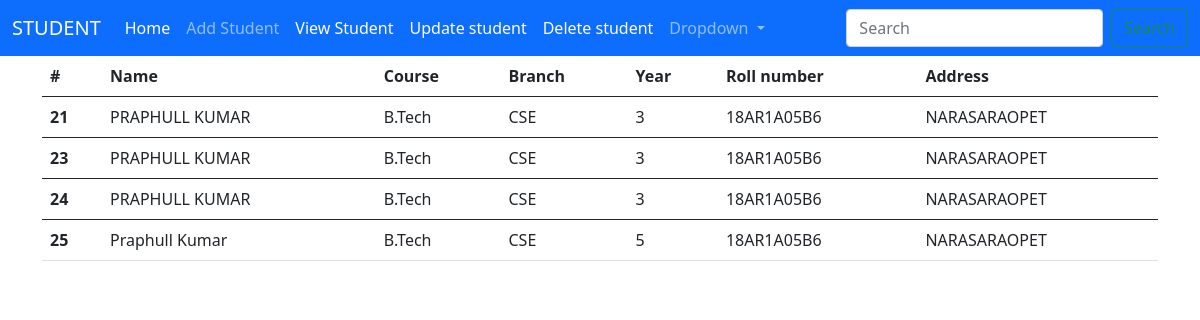
Page /student/view-student/ on the earlier database version.
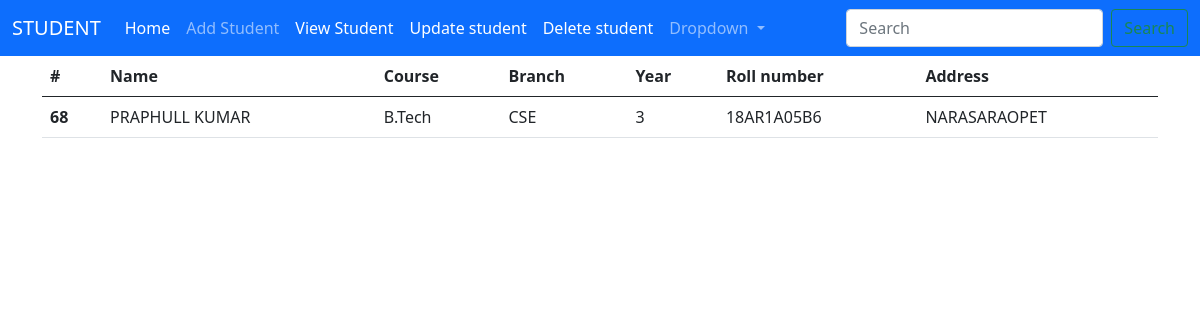
Same page on the later database version.
### StudentApp/models.py (models this page shows)
class StudentModel(models.Model):
    sName = models.CharField(max_length=20)
    sBranch = models.CharField(max_length=3)
    sCourse = models.CharField(max_length=10)
    sRollno = models.CharField(max_length=10)
    sYear = models.IntegerField(max_length=1)
    sAddress = models.CharField(max_length=15)
    DisplayFields=['id','sName','sBranch','sCourse','sRollno' ,'sYear','sAddress']
    SearchFields=['sName','sBranch','sRollno']
    FilterFields=['sBranch','sAddress']

### StudentApp/views.py (the view)
# urls.py: url('view-student/',viewStudent),
def viewStudent(request):
    student = StudentModel.objects.all()
    return render(request,'StudentApp/Display.html',{'student':student})

### Templates/StudentApp/Display.html (shortened to what this page needs)
{% extends 'StudentApp/Base.html' %}
{% load static %}
{% block body %}
{% if student %}
<div class="container" id='delStudent'>
    <table class="table">
        <thead>
            <tr>
                <th scope="col">#</th>
                <th scope="col">Name</th>
                <th scope="col">Course</th>
                <th scope="col">Branch</th>
                <th scope="col">Year</th>
                <th scope="col">Roll number</th>
                <th scope="col">Address</th>
            </tr>
            {% for s in student %}
        </thead>
        <tbody>
            <tr>
                <th scope="row">{{s.id}}</th>
                <td>{{s.sName}}</td>
                <td>{{s.sCourse}}</td>
                <td>{{s.sBranch}}</td>
                <td>{{s.sYear}}</td>
                <td>{{s.sRollno}}</td>
                <td>{{s.sAddress}}</td>
            </tr>
        </tbody>
        {% endfor %}
    </table>
</div>
{% else %}
<div class="alert alert-warning alert-dismissible fade show" role="alert">
    <strong>No student found </strong> Please add new Record
    <button type="button" class="btn-close" data-bs-dismiss="alert" aria-label="Close"></button>
  </div>
{% endif %}
{% endblock %}

### Templates/StudentApp/Base.html (shortened to what this page needs)
{% load static %}
<!doctype html>
<html lang="en">
<head>
    <link href="https://cdn.jsdelivr.net/npm/bootstrap@5.0.0-beta1/dist/css/bootstrap.min.css" rel="stylesheet"
>
</head>
<body>
    <nav class="navbar navbar-expand-lg navbar-dark bg-primary">
        <div class="container-fluid">
            <a class="navbar-brand" href="#">STUDENT</a>
            <div class="collapse navbar-collapse" id="navbarSupportedContent">
                <ul class="navbar-nav me-auto mb-2 mb-lg-0">
                    <li class="nav-item">
                        <a class="nav-link active" aria-current="page" href="/">Home</a>
                    </li>
                    <li class="nav-item">
                        <a class="nav-link" href="/student/add-student/">Add Student</a>
                    </li>
                    <li class="nav-item">
                        <a class="nav-link active" aria-current="page" href="/student/view-student/">View Student</a>
                    </li>
                    <li class="nav-item">
                        <a class="nav-link active" aria-current="page" href="/student/edit-preview/">Update student</a>
                    </li>
                    <li class="nav-item">
                        <a class="nav-link active" aria-current="page" href="/student/delete-preview/">Delete
                            student</a>
                    </li>
                    <li class="nav-item dropdown">
                        <a class="nav-link dropdown-toggle" href="#" id="navbarDropdown" role="button"
                            data-bs-toggle="dropdown" aria-expanded="false">
                            Dropdown
                        </a>
                    </li>
                </ul>
                <form class="d-flex" action="/student/search-student/">
                    <input class="form-control me-2" type="search" name="sRollno" placeholder="Search"
                        aria-label="Search">
                    <button class="btn btn-outline-success" type="submit">Search</button>
                </form>
            </div>
        </div>
    </nav>
    {% block body %} //---Your Code ----- {% endblock %}
</body>
</html>

Differences in the rows shown:
removed StudentModel: id "21", sName "PRAPHULL KUMAR", sCourse "B.Tech", sBranch "CSE", sYear "3", sRollno "18AR1A05B6", sAddress "NARASARAOPET"
removed StudentModel: id "23", sName "PRAPHULL KUMAR", sCourse "B.Tech", sBranch "CSE", sYear "3", sRollno "18AR1A05B6", sAddress "NARASARAOPET"
removed StudentModel: id "24", sName "PRAPHULL KUMAR", sCourse "B.Tech", sBranch "CSE", sYear "3", sRollno "18AR1A05B6", sAddress "NARASARAOPET"
removed StudentModel: id "25", sName "Praphull Kumar", sCourse "B.Tech", sBranch "CSE", sYear "5", sRollno "18AR1A05B6", sAddress "NARASARAOPET"
added StudentModel: id "68", sName "PRAPHULL KUMAR", sCourse "B.Tech", sBranch "CSE", sYear "3", sRollno "18AR1A05B6", sAddress "NARASARAOPET"
